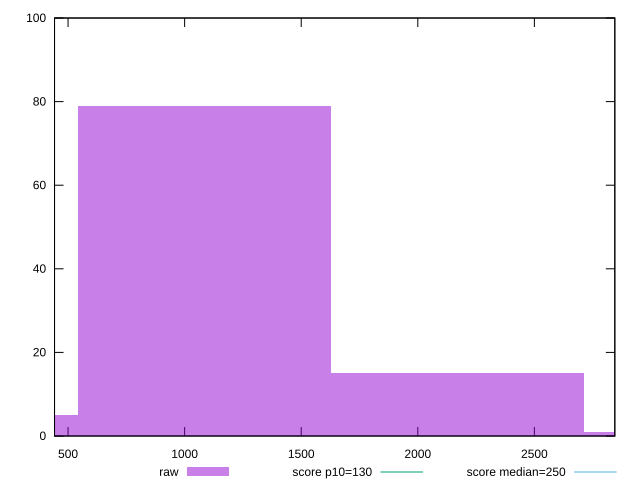

Write gnuplot code to recreate this figure.
reset

$raw <<EOF
1084.9274196836932 79
2169.8548393673864 15
0 5
3254.7822590510796 1
EOF

set key outside below
set boxwidth 1084.9274196836932
set xrange [442.0000000000009:2845.0000000000027]
set yrange [0:100]
set trange [0:100]
set style fill transparent solid 0.5 noborder

set parametric
set terminal svg size 640, 490 enhanced background rgb 'white'
set output "report_00015_2021-02-09T16-11-33.973Z/max-potential-fid/samples/pages/raw/histogram.svg"

plot $raw title "raw" with boxes, \
     130,t title "score p10=130", \
     250,t title "score median=250"

reset
